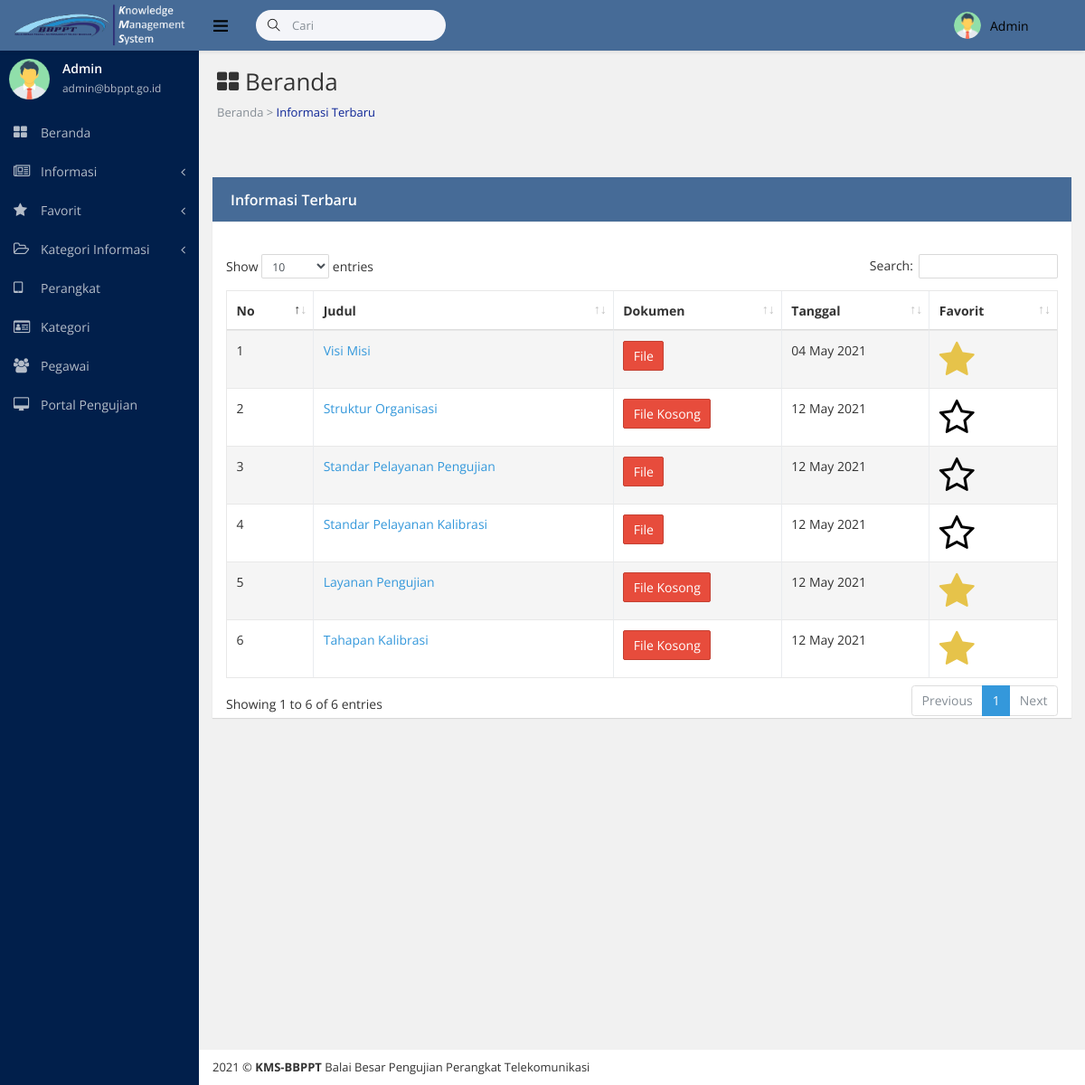
The app's page /dashboard.php (signed in), older data.
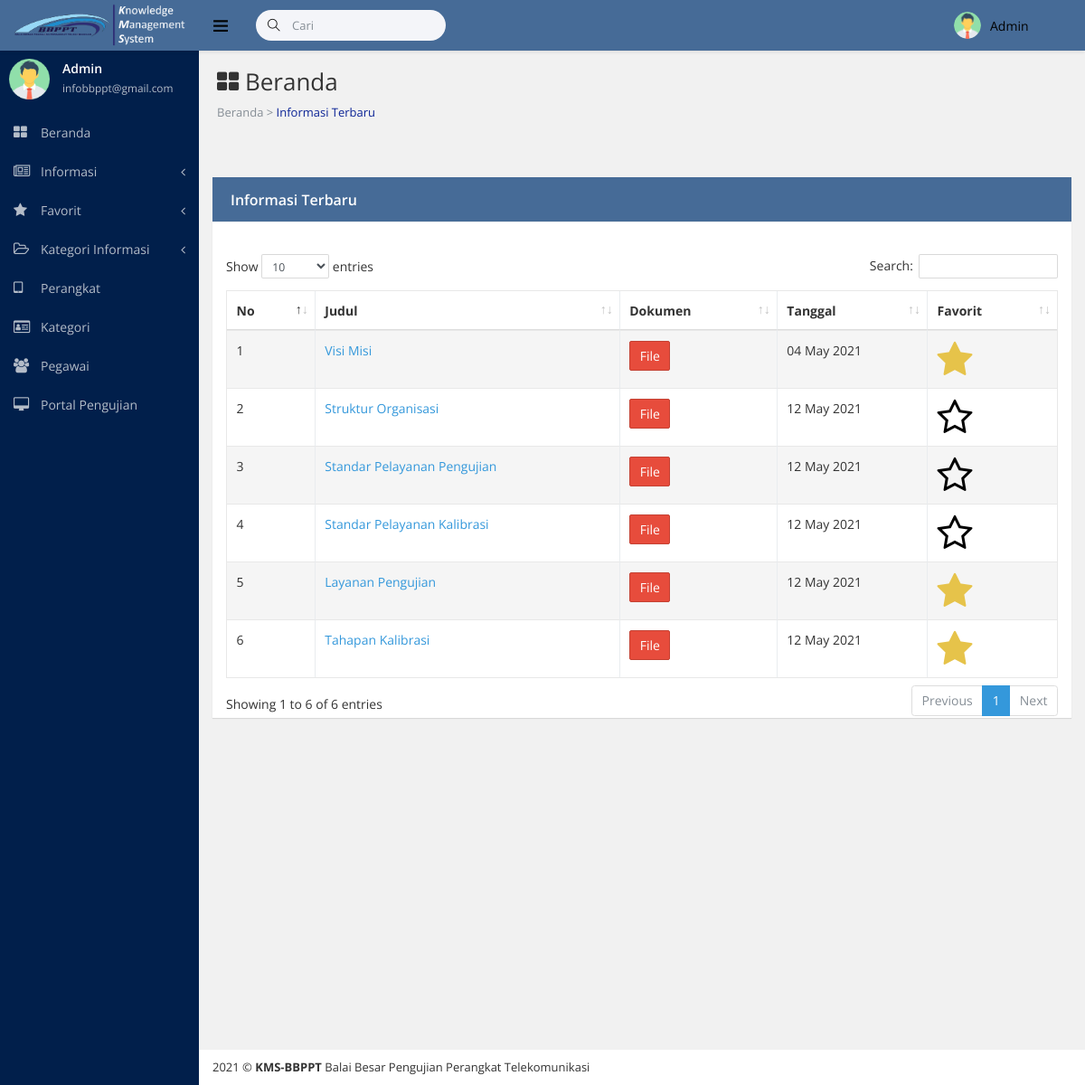
The same page, newer data.
### tables this page shows
CREATE TABLE IF NOT EXISTS `informasi` (
`id` int(255) NOT NULL,
  `nomordokumen` varchar(255) NOT NULL,
  `judul` varchar(255) NOT NULL,
  `dokumen` text NOT NULL,
  `keterangan` text NOT NULL,
  `berita` text NOT NULL,
  `tanggal` date NOT NULL,
  `restricted` text NOT NULL,
  `idkategori` varchar(255) NOT NULL,
  `idperangkat` varchar(255) NOT NULL
);

### dashboard.php (the view, shortened to what the changed rows need)
<!DOCTYPE html>
<html lang="en">
<head>
<?php include "csssidebar.php"?>
</head>
<body class="fixed-navbar">
    <div class="page-wrapper">
      <?php include "sidebaradmin.php" ?>
        <div class="content-wrapper">
            <div class="page-heading">
                <h1 class="page-title"> <i class="sidebar-item-icon fa fa-th-large";></i> Beranda</h1>
            </div>
            <div class="page-content fade-in-up">
                <div class="row">
                <div class="container">
                <br><br>
                 <div class="ibox ibox-primary">
            <table class="table table-striped table-bordered table-hover" id="example-table" cellspacing="0" width="100%">
            <thead>
              <tr>
                <th>No</th>
                <th>Judul</th>
                <th>Dokumen</th>
                <th>Tanggal</th>
                <th>Favorit</th>
              </tr>
            </thead>
            <tbody>
                <?php
                include"koneksi.php";
                $q = $koneksi->query("SELECT * FROM informasi");
                $no = 1;
                while ($dt = $q->fetch_assoc()) :
                ?>
                <tr>
                <td><?php echo $no++ ?></td>
                <td><a href="detailinformasi.php?id=<?php echo $dt['id'] ?>"><?php echo $dt['judul'] ?></a></td>
                <td><?php
                    $dokumen=$dt['dokumen'];
                    if(!empty($dokumen)){
                    ?>
                    <a href="src/image/<?php echo $dt['dokumen'] ?>"><button type="button" class="btn btn-danger">File</button></a>
                    <?php
                    }else{
                    ?>
                    <button type="button" class="btn btn-danger">File Kosong</button>
                    <?php
                    }
                    ?></td>
                <td><?php $tanggal= $dt['tanggal']; echo date('d F Y', strtotime($tanggal)); ?></td>
                <td>
                    <?php
                     $judul         = $dt['judul'];
                     $username      = $_SESSION['username'];
                     $data = $koneksi->query("SELECT * FROM favorit WHERE judul='$judul' and  username='$username'");
                     $cek = mysqli_num_rows($data);
                      if($cek > 0){
                     ?>
                     <?php
                     $q2 = $koneksi->query("SELECT * FROM favorit WHERE judul='$judul' and  username='$username'");
                     while ($dt2 =  $q2->fetch_assoc()) {
                     $cek1=$dt2['id'];
                     if($cek1){
                     ?>
                    <a href="hapus_favorit.php?id=<?php echo $dt2['id']; ?>" onclick="return confirm('Berhasil Favorit')">
                        <i class="sidebar-item-icon fa fa-star fa-3x" style="color: #e6c34a";></i>
                    </a>
                    <?php
                    }
                    }
                    ?>
                    <?php
                    }else{
                    ?>
                    <a href="save_favorit.php?id=<?php echo $dt['id']; ?>&judul=<?php echo $dt['judul']; ?>" onclick="return confirm('Berhasil Favorit')">
                        <i class="sidebar-item-icon fa fa-star-o fa-3x" style="color: #000";></i>
                    </a>
                    <?php
                    }
                    ?>
                    </a></td>
                </tr>
             <?php
              endwhile;
              ?>
            </tbody>
          </table>
                </div>
                </div>
            </div>
        </div>
    </div>
</body>
</html>

### sidebaradmin.php (shortened to what the changed rows need)
<nav class="page-sidebar" id="sidebar">
    <div id="sidebar-collapse">
        <div class="admin-block d-flex">
            <div class="admin-info">
                <div class="font-strong"><?php echo $_SESSION['nama'] ?></div><small><?php echo $_SESSION['email'] ?></small></div>
        </div>
    </div>
</nav>

Row changes from the older to the newer data that the page shows:
changed informasi "Struktur Organisasi": now shows "File"; no longer shows "File Kosong"
changed informasi "Layanan Pengujian": now shows "File"; no longer shows "File Kosong"
changed informasi "Tahapan Kalibrasi": now shows "File"; no longer shows "File Kosong"
Text that changed along with them:
$_SESSION['email']: "admin@bbppt.go.id" → "infobbppt@gmail.com"
